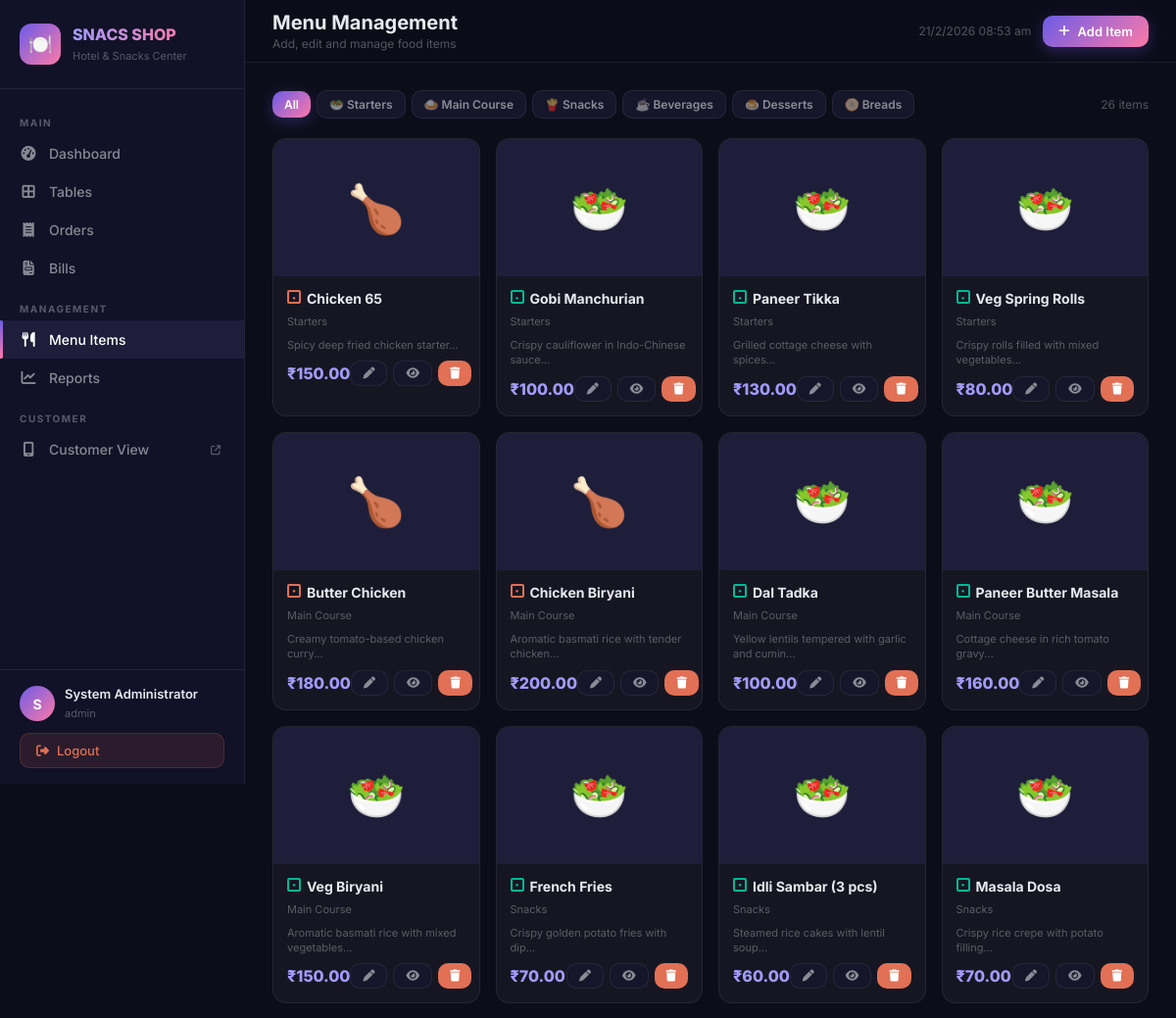
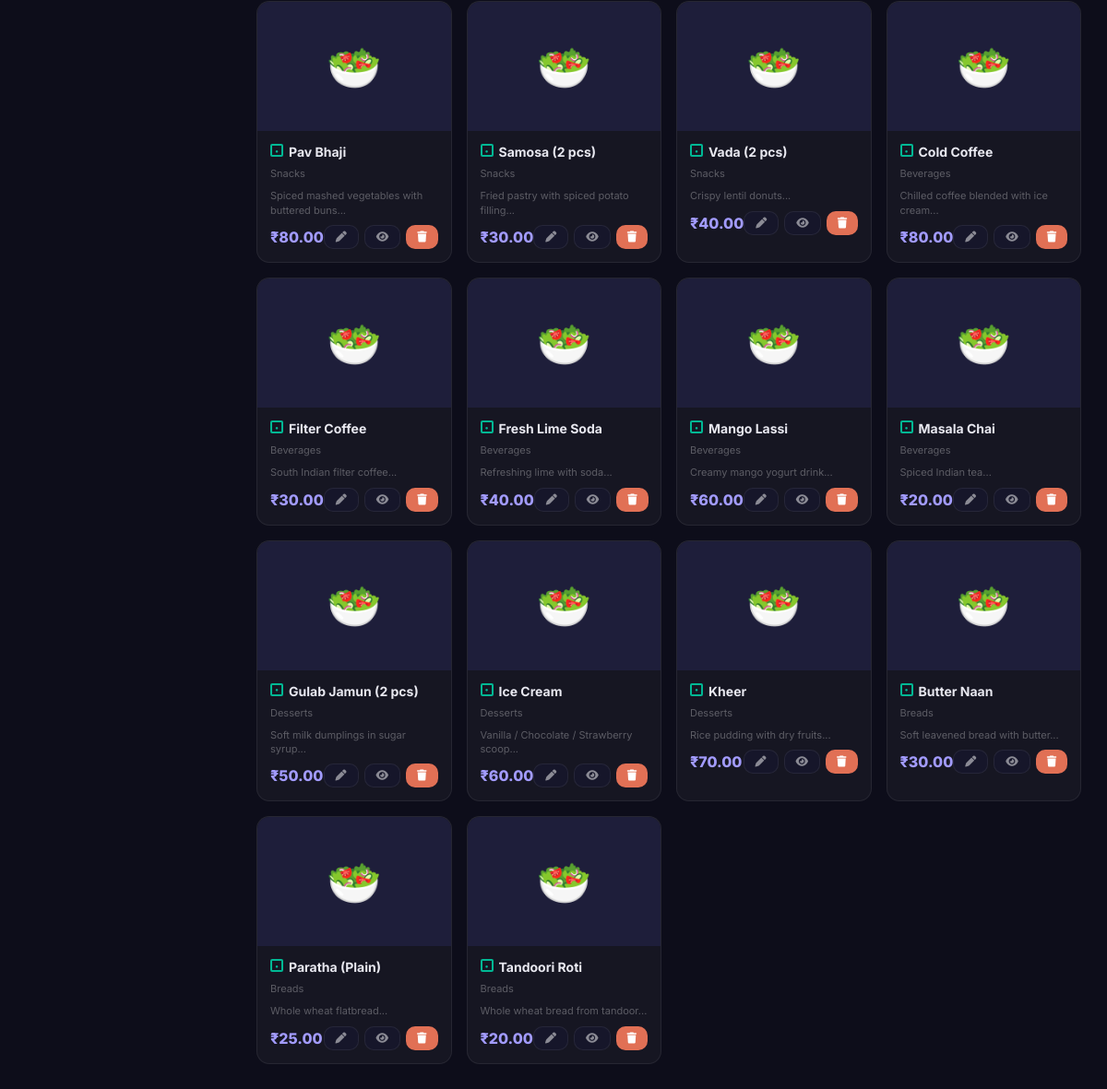
The app's page /admin/menu.php (signed in) with its own data (2 pictures, top to bottom).
### tables this page shows
CREATE TABLE `menu_categories` (
  `id` INT(11) NOT NULL AUTO_INCREMENT,
  `name` VARCHAR(100) NOT NULL,
  `icon` VARCHAR(50) DEFAULT '🍽️',
  `sort_order` INT(11) NOT NULL DEFAULT 0,
  `is_active` TINYINT(1) NOT NULL DEFAULT 1,
  PRIMARY KEY (`id`)
);

CREATE TABLE `menu_items` (
  `id` INT(11) NOT NULL AUTO_INCREMENT,
  `category_id` INT(11) NOT NULL,
  `name` VARCHAR(200) NOT NULL,
  `description` TEXT DEFAULT NULL,
  `price` DECIMAL(10,2) NOT NULL,
  `image` VARCHAR(255) DEFAULT NULL,
  `is_veg` TINYINT(1) NOT NULL DEFAULT 1,
  `is_available` TINYINT(1) NOT NULL DEFAULT 1,
  `is_deleted` TINYINT(1) NOT NULL DEFAULT 0,
  `sort_order` INT(11) NOT NULL DEFAULT 0,
  `created_at` TIMESTAMP NOT NULL DEFAULT CURRENT_TIMESTAMP,
  `updated_at` TIMESTAMP NOT NULL DEFAULT CURRENT_TIMESTAMP ON UPDATE CURRENT_TIMESTAMP,
  PRIMARY KEY (`id`),
  KEY `category_id` (`category_id`),
  CONSTRAINT `fk_menu_category` FOREIGN KEY (`category_id`) REFERENCES `menu_categories` (`id`) ON DELETE CASCADE
);

### config/config.php (called while the page is built, shortened)
<?php
require_once __DIR__ . '/database.php';
function adminInfo() {
    return $_SESSION['admin_info'] ?? [];
}
function formatCurrency($amount) {
    return CURRENCY . number_format($amount, 2);
}

### config/database.php (called while the page is built, shortened)
<?php
class Database {
    private static $instance = null;
    private $pdo;
    private function __construct() {
        $dsn = "mysql:host=" . DB_HOST . ";dbname=" . DB_NAME . ";charset=" . DB_CHARSET;
        $options = [
            PDO::ATTR_ERRMODE            => PDO::ERRMODE_EXCEPTION,
            PDO::ATTR_DEFAULT_FETCH_MODE => PDO::FETCH_ASSOC,
            PDO::ATTR_EMULATE_PREPARES   => false,
        ];
        try {
            $this->pdo = new PDO($dsn, DB_USER, DB_PASS, $options);
        } catch (PDOException $e) {
            die(json_encode(['error' => 'Database connection failed: ' . $e->getMessage()]));
        }
    }
    public static function getInstance() {
        if (self::$instance === null) {
            self::$instance = new self();
        }
        return self::$instance;
    }
    public function query($sql, $params = []) {
        $stmt = $this->pdo->prepare($sql);
        $stmt->execute($params);
        return $stmt;
    }
    public function fetchAll($sql, $params = []) {
        return $this->query($sql, $params)->fetchAll();
    }
}
function db() {
    return Database::getInstance();
}

### admin/menu.php (the view, shortened to what this page needs)
<?php
require_once __DIR__ . '/../config/config.php';
$pageTitle = 'Menu Management';
$pageSubtitle = 'Add, edit and manage food items';
$activePage = 'menu';
$topbarActions = '<a href="javascript:void(0)" onclick="openAddItemModal()" class="topbar-btn btn-primary"><i class="fa fa-plus"></i> Add Item</a>';
$categories = db()->fetchAll("SELECT * FROM menu_categories WHERE is_active=1 ORDER BY sort_order");
$selectedCat = isset($_GET['cat']) ? (int)$_GET['cat'] : 0;
$sql = "SELECT m.*, c.name as category_name FROM menu_items m JOIN menu_categories c ON m.category_id=c.id WHERE m.is_deleted=0";
$params = [];
$sql .= " ORDER BY c.sort_order, m.sort_order, m.name";
$items = db()->fetchAll($sql, $params);
include __DIR__ . '/partials/header.php';
?>
<div style="display:flex;gap:6px;flex-wrap:wrap;margin-bottom:20px;align-items:center">
    <a href="menu.php" class="topbar-btn <?= $selectedCat?'btn-secondary':'btn-primary' ?> btn-sm">All</a>
    <?php foreach($categories as $c): ?>
    <a href="menu.php?cat=<?= $c['id'] ?>" class="topbar-btn <?= $selectedCat==$c['id']?'btn-primary':'btn-secondary' ?> btn-sm"><?= $c['icon'] ?> <?= $c['name'] ?></a>
    <?php endforeach; ?>
    <span style="margin-left:auto;color:var(--text-muted);font-size:12px"><?= count($items) ?> items</span>
</div>
<?php if (empty($items)): ?>
<div class="empty-state"><div class="empty-icon">🍽️</div><h3>No items found</h3><p>Add your first menu item using the button above.</p></div>
<?php else: ?>
<div class="menu-grid">
<?php foreach ($items as $item): ?>
<div class="menu-item-card <?= !$item['is_available']?'unavailable':'' ?>" id="item-<?= $item['id'] ?>">
    <div class="item-img">
        <?php if ($item['image'] && file_exists(UPLOAD_PATH . $item['image'])): ?>
        <img src="<?= UPLOAD_URL . $item['image'] ?>" alt="<?= htmlspecialchars($item['name']) ?>">
        <?php else: ?>
        <?= $item['is_veg'] ? '🥗' : '🍗' ?>
        <?php endif; ?>
    </div>
    <div class="item-body">
        <div style="display:flex;align-items:flex-start;gap:6px;margin-bottom:4px">
            <span class="veg-dot <?= $item['is_veg']?'veg':'nonveg' ?>"></span>
            <div class="item-name"><?= htmlspecialchars($item['name']) ?></div>
        </div>
        <div class="item-cat"><?= $item['category_name'] ?></div>
        <?php if ($item['description']): ?>
        <div style="font-size:11px;color:var(--text-muted);margin-bottom:8px;line-height:1.4"><?= htmlspecialchars(substr($item['description'],0,60)) ?>...</div>
        <?php endif; ?>
        <div class="item-footer">
            <div class="item-price"><?= formatCurrency($item['price']) ?></div>
            <div class="item-actions">
                <button class="topbar-btn btn-secondary btn-sm" onclick='editItem(<?= json_encode($item) ?>)' title="Edit"><i class="fa fa-pen"></i></button>
                <button class="topbar-btn btn-secondary btn-sm" onclick="toggleAvailability(<?= $item['id'] ?>, <?= $item['is_available'] ?>)" title="Toggle availability"><i class="fa fa-<?= $item['is_available']?'eye':'eye-slash' ?>"></i></button>
                <button class="topbar-btn btn-danger btn-sm" onclick="deleteItem(<?= $item['id'] ?>, '<?= addslashes($item['name']) ?>')" title="Delete"><i class="fa fa-trash"></i></button>
            </div>
        </div>
    </div>
</div>
<?php endforeach; ?>
</div>
<?php endif; ?>
<?php include __DIR__ . '/partials/footer.php'; ?>

### admin/partials/header.php (shortened to what this page needs)
<!DOCTYPE html>
<html lang="en">
<head>
    <link rel="stylesheet" href="https://cdnjs.cloudflare.com/ajax/libs/font-awesome/6.5.0/css/all.min.css">
    <link rel="stylesheet" href="<?= BASE_URL ?>/assets/css/admin.css">
</head>
<body>
<div class="admin-layout">
<aside class="sidebar" id="sidebar">
    <div class="sidebar-logo">
        <div class="logo-icon">🍽️</div>
        <div class="logo-text">
            <h2><?= APP_NAME ?></h2>
            <span><?= APP_TAGLINE ?></span>
        </div>
    </div>
    <nav class="sidebar-nav">
        <div class="nav-section-title">Main</div>
        <a href="<?= BASE_URL ?>/admin/index.php" class="nav-link <?= $activePage==='dashboard'?'active':'' ?>">
            <i class="fa fa-gauge-high"></i> Dashboard
        </a>
        <a href="<?= BASE_URL ?>/admin/tables.php" class="nav-link <?= $activePage==='tables'?'active':'' ?>">
            <i class="fa fa-border-all"></i> Tables
        </a>
        <a href="<?= BASE_URL ?>/admin/orders.php" class="nav-link <?= $activePage==='orders'?'active':'' ?>">
            <i class="fa fa-receipt"></i> Orders
        </a>
        <a href="<?= BASE_URL ?>/admin/bills.php" class="nav-link <?= $activePage==='bills'?'active':'' ?>">
            <i class="fa fa-file-invoice"></i> Bills
        </a>
        <div class="nav-section-title">Management</div>
        <a href="<?= BASE_URL ?>/admin/menu.php" class="nav-link <?= $activePage==='menu'?'active':'' ?>">
            <i class="fa fa-utensils"></i> Menu Items
        </a>
        <a href="<?= BASE_URL ?>/admin/reports.php" class="nav-link <?= $activePage==='reports'?'active':'' ?>">
            <i class="fa fa-chart-line"></i> Reports
        </a>
        <div class="nav-section-title">Customer</div>
        <a href="<?= BASE_URL ?>/customer/" class="nav-link" target="_blank">
            <i class="fa fa-mobile-screen"></i> Customer View <i class="fa fa-arrow-up-right-from-square" style="font-size:10px;margin-left:auto;color:var(--text-muted)"></i>
        </a>
    </nav>
    <div class="sidebar-footer">
        <?php $admin = adminInfo(); ?>
        <div class="user-info">
            <div class="user-avatar"><?= strtoupper(substr($admin['full_name'] ?? 'A', 0, 1)) ?></div>
            <div class="user-details">
                <h4><?= htmlspecialchars($admin['full_name'] ?? 'Admin') ?></h4>
                <span><?= htmlspecialchars($admin['role'] ?? 'admin') ?></span>
            </div>
        </div>
        <a href="<?= BASE_URL ?>/admin/logout.php" class="btn-logout"><i class="fa fa-right-from-bracket"></i> Logout</a>
    </div>
</aside>
<div class="main-content">
    <header class="topbar">
        <div class="topbar-left" style="display:flex;align-items:center;gap:12px;">
            <div class="page-title">
                <h1><?= $pageTitle ?></h1>
                <p><?= $pageSubtitle ?></p>
            </div>
        </div>
        <div class="topbar-actions">
            <span style="font-size:12px;color:var(--text-muted);" id="currentTime"></span>
            <?php if (isset($topbarActions)) echo $topbarActions; ?>
        </div>
    </header>
    <div class="page-body">

### admin/partials/footer.php (shortened to what this page needs)
    </div>
</div>
</div>
</body>
</html>

### records on screen
menu_categories: icon "🥗", name "Starters"
menu_categories: icon "🍛", name "Main Course"
menu_categories: icon "🍟", name "Snacks"
menu_categories: icon "☕", name "Beverages"
menu_categories: icon "🍮", name "Desserts"
menu_categories: icon "🫓", name "Breads"
menu_items: is_veg 0 (drawn), name "Chicken 65", category.name "Starters", description "Spicy deep fried chicken starter", price "₹150.00", is_available 1 (drawn)
menu_items: is_veg 1 (drawn), name "Gobi Manchurian", category.name "Starters", description "Crispy cauliflower in Indo-Chinese sauce", price "₹100.00", is_available 1 (drawn)
menu_items: is_veg 1 (drawn), name "Paneer Tikka", category.name "Starters", description "Grilled cottage cheese with spices", price "₹130.00", is_available 1 (drawn)
menu_items: is_veg 1 (drawn), name "Veg Spring Rolls", category.name "Starters", description "Crispy rolls filled with mixed vegetables", price "₹80.00", is_available 1 (drawn)
menu_items: is_veg 0 (drawn), name "Butter Chicken", category.name "Main Course", description "Creamy tomato-based chicken curry", price "₹180.00", is_available 1 (drawn)
menu_items: is_veg 0 (drawn), name "Chicken Biryani", category.name "Main Course", description "Aromatic basmati rice with tender chicken", price "₹200.00", is_available 1 (drawn)
menu_items: is_veg 1 (drawn), name "Dal Tadka", category.name "Main Course", description "Yellow lentils tempered with garlic and cumin", price "₹100.00", is_available 1 (drawn)
menu_items: is_veg 1 (drawn), name "Paneer Butter Masala", category.name "Main Course", description "Cottage cheese in rich tomato gravy", price "₹160.00", is_available 1 (drawn)
menu_items: is_veg 1 (drawn), name "Veg Biryani", category.name "Main Course", description "Aromatic basmati rice with mixed vegetables", price "₹150.00", is_available 1 (drawn)
menu_items: is_veg 1 (drawn), name "French Fries", category.name "Snacks", description "Crispy golden potato fries with dip", price "₹70.00", is_available 1 (drawn)
menu_items: is_veg 1 (drawn), name "Idli Sambar (3 pcs)", category.name "Snacks", description "Steamed rice cakes with lentil soup", price "₹60.00", is_available 1 (drawn)
menu_items: is_veg 1 (drawn), name "Masala Dosa", category.name "Snacks", description "Crispy rice crepe with potato filling", price "₹70.00", is_available 1 (drawn)
menu_items: is_veg 1 (drawn), name "Pav Bhaji", category.name "Snacks", description "Spiced mashed vegetables with buttered buns", price "₹80.00", is_available 1 (drawn)
menu_items: is_veg 1 (drawn), name "Samosa (2 pcs)", category.name "Snacks", description "Fried pastry with spiced potato filling", price "₹30.00", is_available 1 (drawn)
menu_items: is_veg 1 (drawn), name "Vada (2 pcs)", category.name "Snacks", description "Crispy lentil donuts", price "₹40.00", is_available 1 (drawn)
menu_items: is_veg 1 (drawn), name "Cold Coffee", category.name "Beverages", description "Chilled coffee blended with ice cream", price "₹80.00", is_available 1 (drawn)
menu_items: is_veg 1 (drawn), name "Filter Coffee", category.name "Beverages", description "South Indian filter coffee", price "₹30.00", is_available 1 (drawn)
menu_items: is_veg 1 (drawn), name "Fresh Lime Soda", category.name "Beverages", description "Refreshing lime with soda", price "₹40.00", is_available 1 (drawn)
menu_items: is_veg 1 (drawn), name "Mango Lassi", category.name "Beverages", description "Creamy mango yogurt drink", price "₹60.00", is_available 1 (drawn)
menu_items: is_veg 1 (drawn), name "Masala Chai", category.name "Beverages", description "Spiced Indian tea", price "₹20.00", is_available 1 (drawn)
menu_items: is_veg 1 (drawn), name "Gulab Jamun (2 pcs)", category.name "Desserts", description "Soft milk dumplings in sugar syrup", price "₹50.00", is_available 1 (drawn)
menu_items: is_veg 1 (drawn), name "Ice Cream", category.name "Desserts", description "Vanilla / Chocolate / Strawberry scoop", price "₹60.00", is_available 1 (drawn)
menu_items: is_veg 1 (drawn), name "Kheer", category.name "Desserts", description "Rice pudding with dry fruits", price "₹70.00", is_available 1 (drawn)
menu_items: is_veg 1 (drawn), name "Butter Naan", category.name "Breads", description "Soft leavened bread with butter", price "₹30.00", is_available 1 (drawn)
menu_items: is_veg 1 (drawn), name "Paratha (Plain)", category.name "Breads", description "Whole wheat flatbread", price "₹25.00", is_available 1 (drawn)
menu_items: is_veg 1 (drawn), name "Tandoori Roti", category.name "Breads", description "Whole wheat bread from tandoor", price "₹20.00", is_available 1 (drawn)

### other values on screen
APP_NAME "SNACS SHOP"
APP_TAGLINE "Hotel & Snacks Center"
substr($admin['full_name'] ?? 'A', 0, 1) "S"
$admin['full_name'] "System Administrator"
$admin['role'] "admin"
$pageTitle "Menu Management"
$pageSubtitle "Add, edit and manage food items"
count($items) "26"
